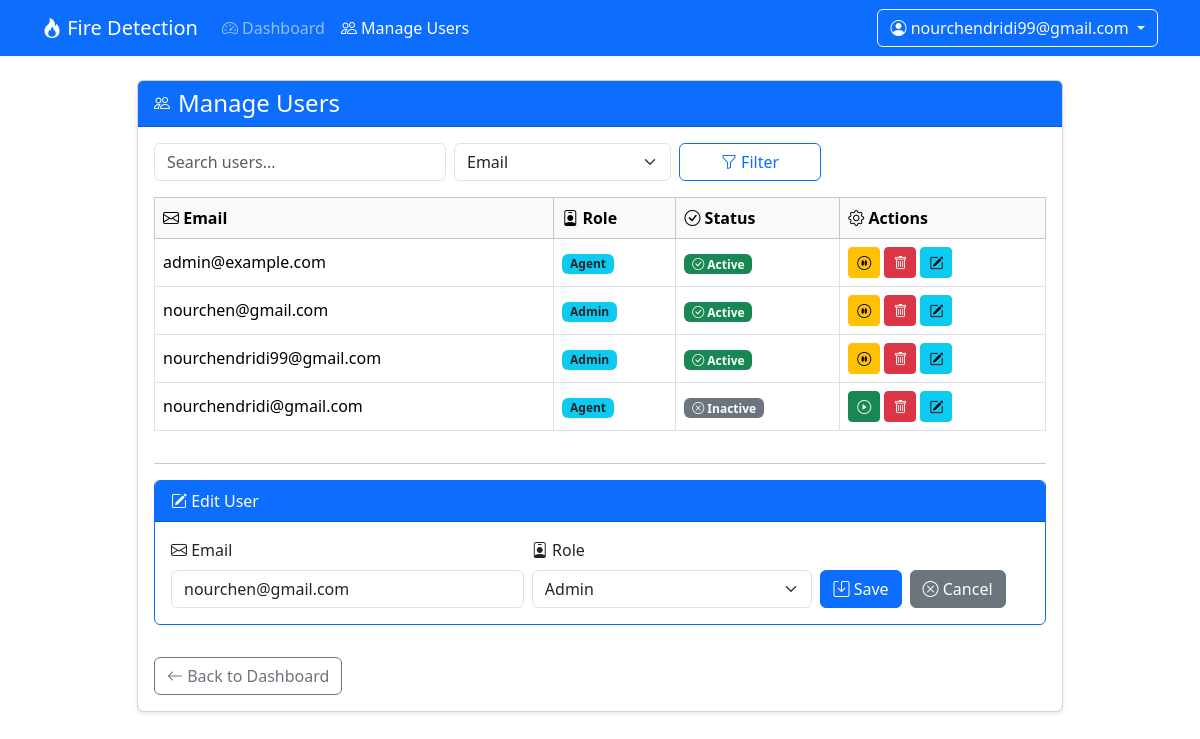
Screenshot of /accounts/users/manage/?edit=4&sort=email&search= (signed in) with the database file from the repository.
### accounts/models.py (models this page shows, shortened)
class CustomUser(AbstractUser):
	username = None
	email = models.EmailField('email address', unique=True)
	USER_TYPE_ADMIN = 'admin'
	USER_TYPE_SUPERVISOR = 'supervisor'
	USER_TYPE_AGENT = 'agent'
	USER_TYPE_CHOICES = [
		(USER_TYPE_ADMIN, 'Admin'),
		(USER_TYPE_SUPERVISOR, 'Supervisor'),
		(USER_TYPE_AGENT, 'Agent'),
	]
	user_type = models.CharField(max_length=20, choices=USER_TYPE_CHOICES, default=USER_TYPE_AGENT)
	USERNAME_FIELD = 'email'
	REQUIRED_FIELDS = []  # email is required by USERNAME_FIELD
	objects = CustomUserManager()

### accounts/views.py (the view, shortened to what this page needs)
# urls.py: path('users/manage/', views.manage_users, name='manage_users'),
@require_http_methods(['GET', 'POST'])
@role_required(User.USER_TYPE_ADMIN)
def manage_users(request):
    sort = request.GET.get('sort', 'email')
    search = request.GET.get('search', '')
    users = User.objects.all()
    if search:
        users = users.filter(Q(email__icontains=search) | Q(user_type__icontains=search))
    users = users.order_by(sort)
    edit_user = None
    if 'edit' in request.GET:
        try:
            edit_user = User.objects.get(pk=request.GET['edit'])
        except User.DoesNotExist:
            edit_user = None
    return render(request, 'accounts/manage_users.html', {
        'users': users,
        'sort': sort,
        'search': search,
        'edit_user': edit_user,
        'user_type_choices': User.USER_TYPE_CHOICES,
    })

### accounts/templates/accounts/manage_users.html (shortened to what this page needs)
{% load static %}
<!doctype html>
<html>
<head>
    <link href="https://cdn.jsdelivr.net/npm/bootstrap@5.3.2/dist/css/bootstrap.min.css" rel="stylesheet">
    <link href="https://cdn.jsdelivr.net/npm/bootstrap-icons@1.7.2/font/bootstrap-icons.css" rel="stylesheet">
</head>
<body>
    <nav class="navbar navbar-expand-lg navbar-dark bg-primary mb-4">
        <div class="container">
            <a class="navbar-brand" href="#"><i class="bi bi-fire"></i> Fire Detection</a>
            <div class="collapse navbar-collapse" id="navbarNav">
                <ul class="navbar-nav me-auto">
                    <li class="nav-item">
                        <a class="nav-link" href="{% url 'admin_dashboard' %}"><i class="bi bi-speedometer2"></i> Dashboard</a>
                    </li>
                    <li class="nav-item">
                        <a class="nav-link active" href="{% url 'manage_users' %}"><i class="bi bi-people"></i> Manage Users</a>
                    </li>
                </ul>
                <div class="d-flex align-items-center">
                    <div class="dropdown">
                        <button class="btn btn-outline-light dropdown-toggle" type="button" data-bs-toggle="dropdown">
                            <i class="bi bi-person-circle"></i> {{ request.user.email }}
                        </button>
                    </div>
                </div>
            </div>
        </div>
    </nav>
    <div class="container">
        <div class="row justify-content-center">
            <div class="col-lg-10">
                <div class="card shadow-sm mb-4">
                    <div class="card-header bg-primary text-white d-flex align-items-center">
                        <i class="bi bi-people me-2"></i>
                        <h4 class="mb-0">Manage Users</h4>
                    </div>
                    <div class="card-body">
                        <form method="get" class="row g-2 mb-3">
                            <div class="col-md-4">
                                <input type="text" name="search" value="{{ search }}" class="form-control" placeholder="Search users...">
                            </div>
                            <div class="col-md-3">
                                <select name="sort" class="form-select">
                                    <option value="email" {% if sort == 'email' %}selected{% endif %}>Email</option>
                                </select>
                            </div>
                            <div class="col-md-2">
                                <button type="submit" class="btn btn-outline-primary w-100"><i class="bi bi-funnel"></i> Filter</button>
                            </div>
                        </form>
                        <div class="table-responsive">
                            <table class="table table-bordered table-hover align-middle">
                                <thead class="table-light">
                                    <tr>
                                        <th><i class="bi bi-envelope"></i> Email</th>
                                        <th><i class="bi bi-person-badge"></i> Role</th>
                                        <th><i class="bi bi-check-circle"></i> Status</th>
                                        <th><i class="bi bi-gear"></i> Actions</th>
                                    </tr>
                                </thead>
                                <tbody>
                                {% for user in users %}
                                    <tr>
                                        <td>{{ user.email }}</td>
                                        <td>
                                            <span class="badge bg-info text-dark">{{ user.get_user_type_display }}</span>
                                        </td>
                                        <td>
                                            {% if user.is_active %}
                                                <span class="badge bg-success"><i class="bi bi-check-circle"></i> Active</span>
                                            {% else %}
                                                <span class="badge bg-secondary"><i class="bi bi-x-circle"></i> Inactive</span>
                                            {% endif %}
                                        </td>
                                        <td>
                                            <div class="d-flex gap-1">
                                                <form method="post" style="display:inline;">
                                                    {% if user.is_active %}
                                                        <button name="action" value="deactivate" class="btn btn-warning btn-sm" title="Deactivate">
                                                            <i class="bi bi-pause-circle"></i>
                                                        </button>
                                                    {% else %}
                                                        <button name="action" value="activate" class="btn btn-success btn-sm" title="Activate">
                                                            <i class="bi bi-play-circle"></i>
                                                        </button>
                                                    {% endif %}
                                                    <button name="action" value="delete" class="btn btn-danger btn-sm" title="Delete" onclick="return confirm('Delete user?');">
                                                        <i class="bi bi-trash"></i>
                                                    </button>
                                                </form>
                                                <a href="?edit={{ user.id }}&sort={{ sort }}&search={{ search }}" class="btn btn-info btn-sm" title="Edit">
                                                    <i class="bi bi-pencil-square"></i>
                                                </a>
                                            </div>
                                        </td>
                                    </tr>
                                {% endfor %}
                                </tbody>
                            </table>
                        </div>
                        {% if edit_user %}
                            <hr>
                            <div class="card border-primary mb-3">
                                <div class="card-header bg-primary text-white">
                                    <i class="bi bi-pencil-square"></i> Edit User
                                </div>
                                <div class="card-body">
                                    <form method="post" class="row g-2 align-items-end">
                                        <div class="col-md-5">
                                            <label class="form-label"><i class="bi bi-envelope"></i> Email</label>
                                            <input type="email" name="edit_email" value="{{ edit_user.email }}" class="form-control" required>
                                        </div>
                                        <div class="col-md-4">
                                            <label class="form-label"><i class="bi bi-person-badge"></i> Role</label>
                                            <select name="edit_user_type" class="form-select">
                                                {% for value, label in user_type_choices %}
                                                    <option value="{{ value }}" {% if edit_user.user_type == value %}selected{% endif %}>{{ label }}</option>
                                                {% endfor %}
                                            </select>
                                        </div>
                                        <div class="col-md-3 d-flex gap-2">
                                            <button type="submit" class="btn btn-primary"><i class="bi bi-save"></i> Save</button>
                                            <a href="{% url 'manage_users' %}?sort={{ sort }}&search={{ search }}" class="btn btn-secondary"><i class="bi bi-x-circle"></i> Cancel</a>
                                        </div>
                                    </form>
                                </div>
                            </div>
                        {% endif %}
                        <a href="{% url 'admin_dashboard' %}" class="btn btn-outline-secondary mt-3">
                            <i class="bi bi-arrow-left"></i> Back to Dashboard
                        </a>
                    </div>
                </div>
            </div>
        </div>
    </div>
</body>
</html>

### rows the page displays
CustomUser: user.email "nourchendridi99@gmail.com", email "nourchendridi99@gmail.com", user_type "Admin", is_active True (drawn)
CustomUser: email "admin@example.com", user_type "Agent", is_active True (drawn)
CustomUser: email "nourchen@gmail.com", user_type "Admin", is_active True (drawn), edit_email "nourchen@gmail.com", edit_user_type "Admin"
CustomUser: email "nourchendridi@gmail.com", user_type "Agent", is_active False (drawn)
